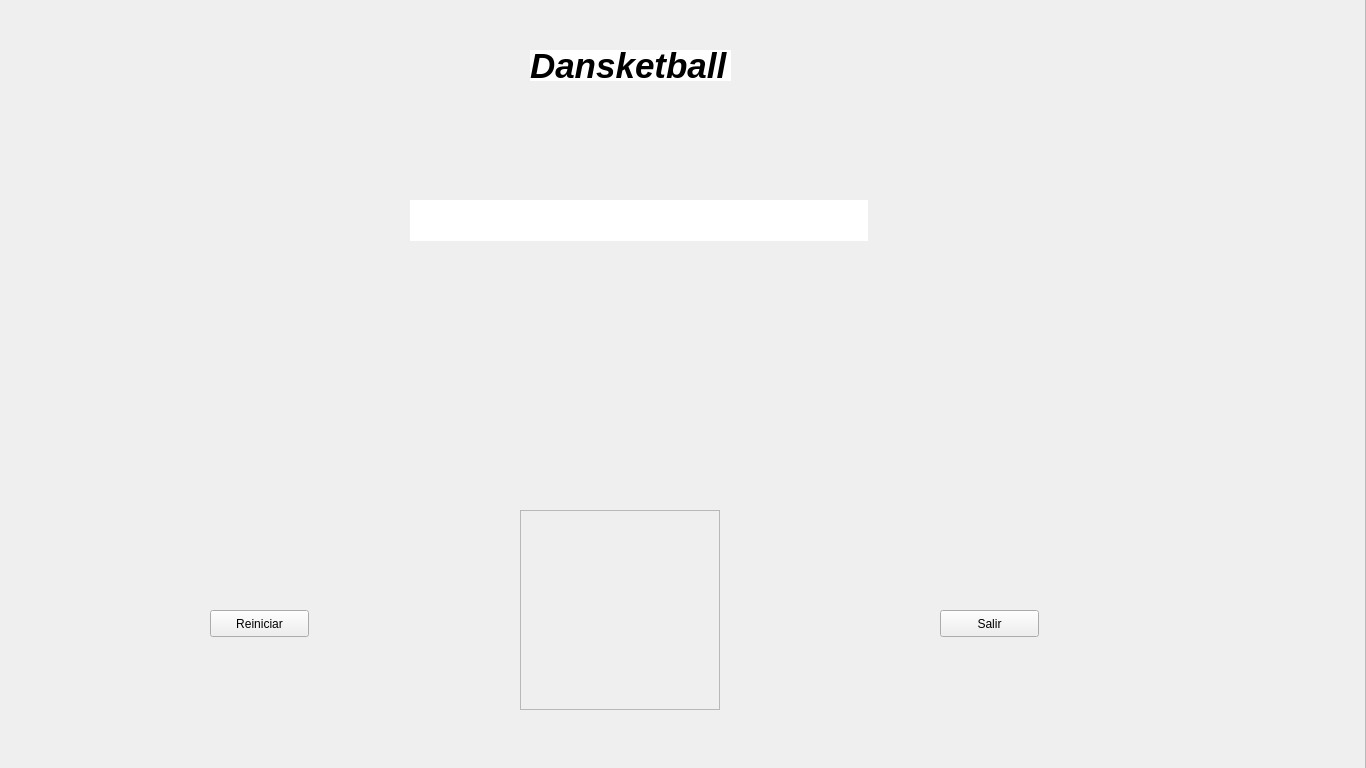
<?xml version="1.0" encoding="UTF-8"?>
<ui version="4.0">
 <class>Video</class>
 <widget class="QWidget" name="Video">
  <property name="geometry">
   <rect>
    <x>0</x>
    <y>0</y>
    <width>1366</width>
    <height>768</height>
   </rect>
  </property>
  <property name="windowTitle">
   <string>Form</string>
  </property>
  <property name="styleSheet">
   <string notr="true"/>
  </property>
  <widget class="QPushButton" name="pushButton">
   <property name="geometry">
    <rect>
     <x>210</x>
     <y>610</y>
     <width>99</width>
     <height>27</height>
    </rect>
   </property>
   <property name="styleSheet">
    <string notr="true">font: 52 italic 11pt &quot;Ubuntu&quot;;</string>
   </property>
   <property name="text">
    <string>Reiniciar</string>
   </property>
   <property name="flat">
    <bool>false</bool>
   </property>
  </widget>
  <widget class="QPushButton" name="pushButton_2">
   <property name="geometry">
    <rect>
     <x>940</x>
     <y>610</y>
     <width>99</width>
     <height>27</height>
    </rect>
   </property>
   <property name="styleSheet">
    <string notr="true">font: 52 italic 11pt &quot;Ubuntu&quot;;</string>
   </property>
   <property name="text">
    <string>Salir</string>
   </property>
   <property name="flat">
    <bool>false</bool>
   </property>
  </widget>
  <widget class="QScrollArea" name="scrollArea">
   <property name="geometry">
    <rect>
     <x>-2</x>
     <y>-2</y>
     <width>1368</width>
     <height>773</height>
    </rect>
   </property>
   <property name="widgetResizable">
    <bool>true</bool>
   </property>
   <widget class="QWidget" name="scrollAreaWidgetContents">
    <property name="geometry">
     <rect>
      <x>0</x>
      <y>0</y>
      <width>1366</width>
      <height>771</height>
     </rect>
    </property>
   </widget>
  </widget>
  <widget class="QScrollArea" name="scrollArea_2">
   <property name="geometry">
    <rect>
     <x>520</x>
     <y>510</y>
     <width>200</width>
     <height>200</height>
    </rect>
   </property>
   <property name="verticalScrollBarPolicy">
    <enum>Qt::ScrollBarAlwaysOff</enum>
   </property>
   <property name="horizontalScrollBarPolicy">
    <enum>Qt::ScrollBarAlwaysOff</enum>
   </property>
   <property name="widgetResizable">
    <bool>true</bool>
   </property>
   <widget class="QWidget" name="scrollAreaWidgetContents_2">
    <property name="geometry">
     <rect>
      <x>0</x>
      <y>0</y>
      <width>198</width>
      <height>198</height>
     </rect>
    </property>
   </widget>
  </widget>
  <widget class="QLabel" name="label">
   <property name="geometry">
    <rect>
     <x>410</x>
     <y>200</y>
     <width>458</width>
     <height>41</height>
    </rect>
   </property>
   <property name="font">
    <font>
     <pointsize>36</pointsize>
     <weight>75</weight>
     <italic>true</italic>
     <bold>true</bold>
    </font>
   </property>
   <property name="styleSheet">
    <string notr="true">background-color: rgb(255, 255, 255);</string>
   </property>
   <property name="text">
    <string/>
   </property>
  </widget>
  <widget class="QLabel" name="label_2">
   <property name="geometry">
    <rect>
     <x>530</x>
     <y>50</y>
     <width>201</width>
     <height>31</height>
    </rect>
   </property>
   <property name="font">
    <font>
     <pointsize>26</pointsize>
     <weight>75</weight>
     <italic>true</italic>
     <bold>true</bold>
    </font>
   </property>
   <property name="styleSheet">
    <string notr="true">background-color: rgb(255, 255, 255);</string>
   </property>
   <property name="text">
    <string>Dansketball</string>
   </property>
  </widget>
  <zorder>scrollArea</zorder>
  <zorder>pushButton</zorder>
  <zorder>pushButton_2</zorder>
  <zorder>scrollArea_2</zorder>
  <zorder>label</zorder>
  <zorder>label_2</zorder>
 </widget>
 <resources/>
 <connections/>
</ui>
